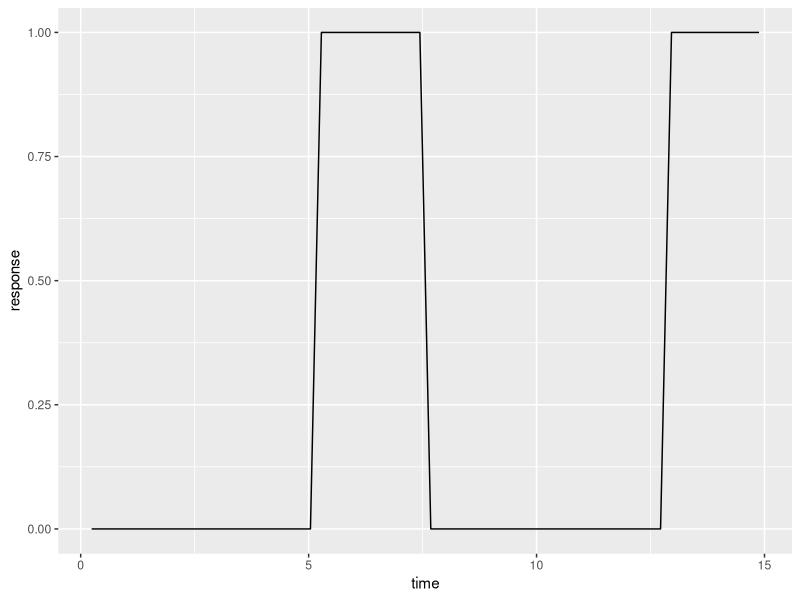
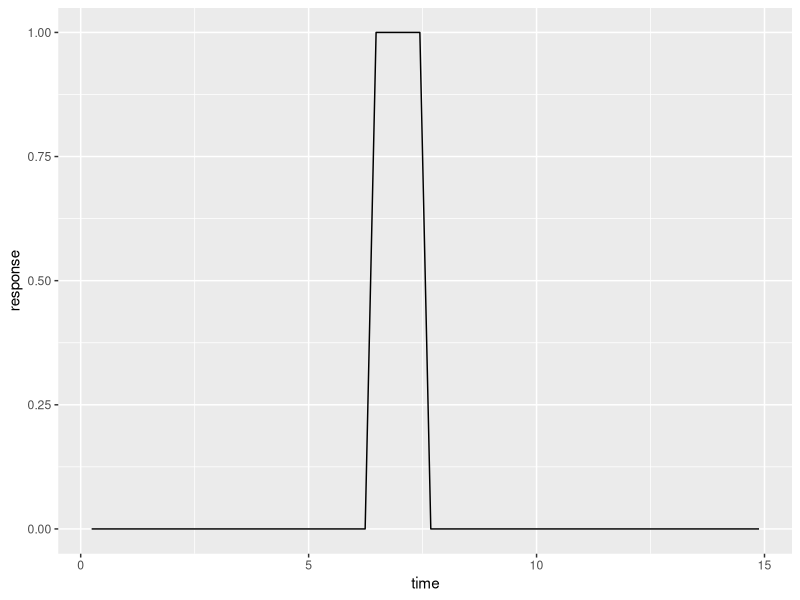
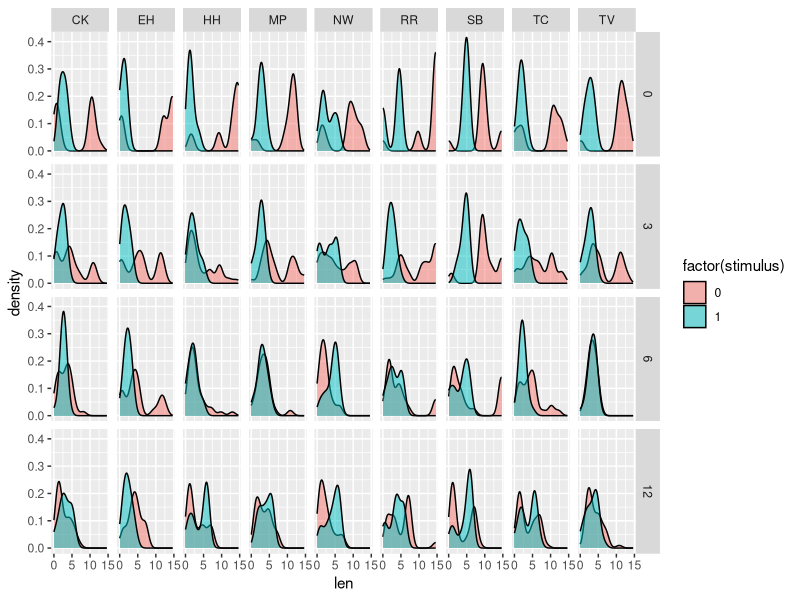
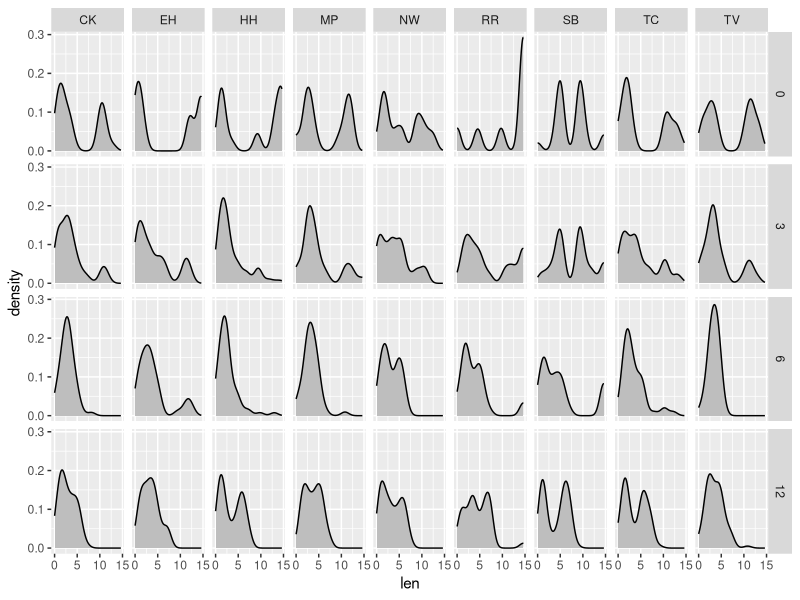
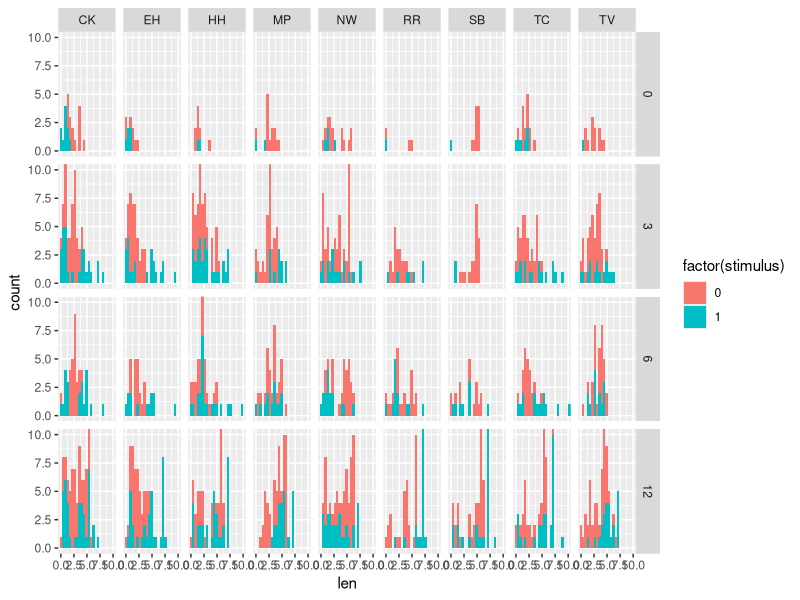
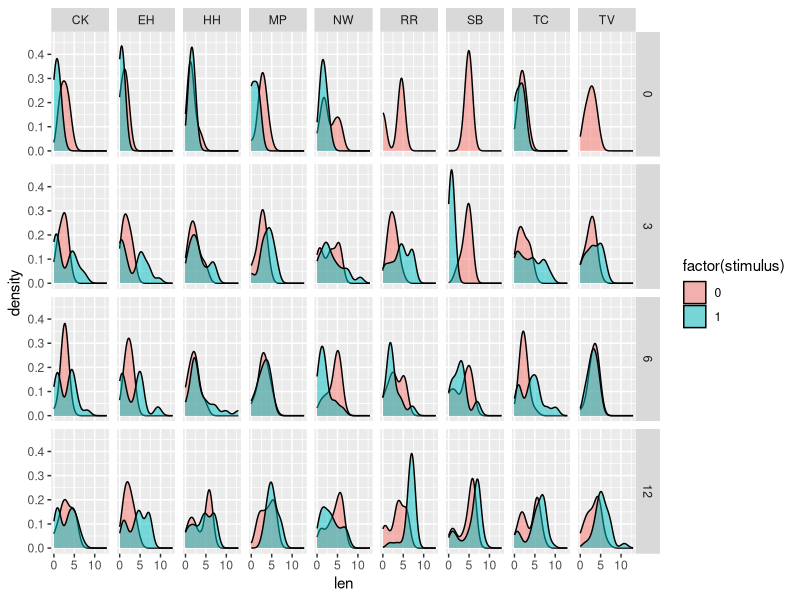
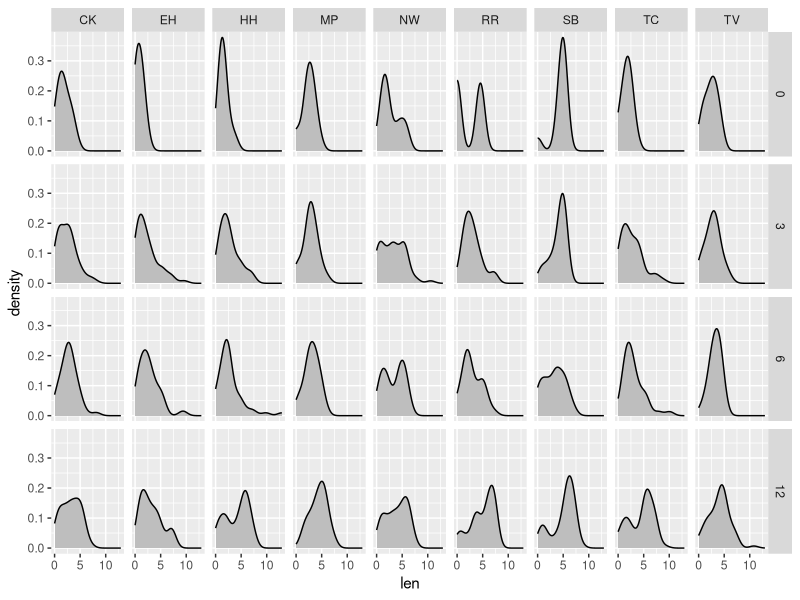
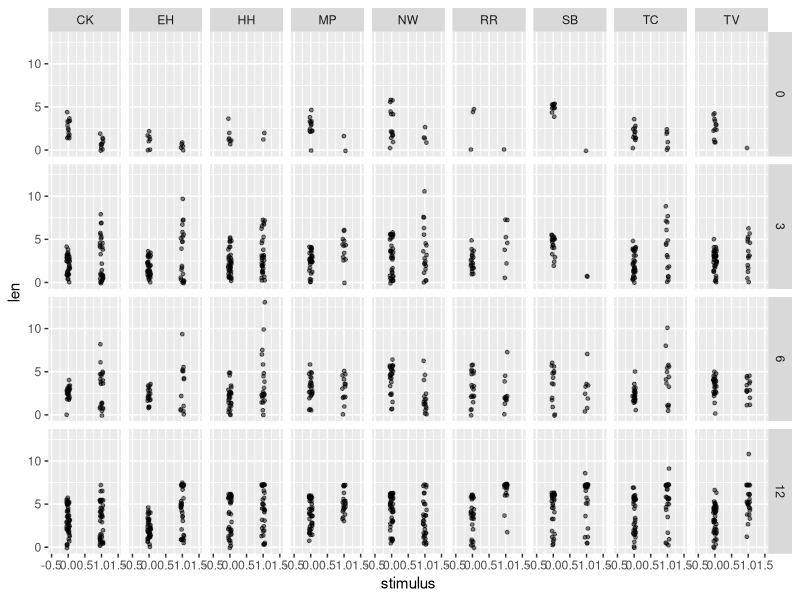

Recreate these plots in R, in order.
library(stringr)
library(dplyr)
library(ggplot2)
library(tidyr)

df = read.csv("exp1A.csv")

df = df %>%
  group_by(sid) %>%
  mutate(trial = cumsum(lag(sample,default=first(sample)) > sample))

# compute percept lens
lens = df %>%
  group_by(sid,trial) %>%
  mutate(percept = cumsum(lag(response,
                              default=first(response)) != response)) %>%
  group_by(sid,trial,percept) %>%
  summarize(context_A = first(context_A),context_B = first(context_B),
            test_A = first(test_A), test_B = first(test_B), st = first(st),
            len = last(time) - first(time),stimulus = first(response))

# plot some of the individual trials to verify the summary
ggplot(filter(df,sid == "EH",trial == 30),aes(x=time,y=response)) +
  geom_line()
filter(lens,sid == "EH",trial == 30)

ggplot(filter(df,sid == "RR",trial == 12),aes(x=time,y=response)) +
  geom_line()
filter(lens,sid == "RR",trial == 12)

# show some statistics across listeners

ggplot(lens,aes(x=len,fill=factor(stimulus))) +
  geom_density(bw=0.25*sd(lens$len),alpha=0.5) + facet_grid(st~sid)

ggplot(lens,aes(x=len)) +
  geom_density(fill="gray",bw=0.25*sd(lens$len)) + facet_grid(st~sid)

nb_lens = lens %>%
  group_by(sid,trial) %>%
  mutate(len = lead(len))

ggplot(nb_lens,aes(x=len,fill=factor(stimulus))) +
  geom_histogram() + facet_grid(st~sid) +
  coord_cartesian(ylim=c(0,10),xlim=c(0,10))

ggplot(nb_lens,aes(x=len,fill=factor(stimulus))) +
  geom_density(bw=0.25*sd(lens$len),alpha=0.5) + facet_grid(st~sid)

ggplot(nb_lens,aes(x=len)) +
  geom_density(fill="gray",bw=0.25*sd(lens$len)) + facet_grid(st~sid)

ggplot(nb_lens,aes(y=len,x=stimulus)) +
  geom_point(position=position_jitter(width=0.05),alpha=0.5,size=1) +
  facet_grid(st~sid) + xlim(-0.5,1.5)

# a few thoughts looking at the histograms (seems to be the most
# informative view)

# - 1. it looks like there is some consistentcy across
#      conditions for each participant (is this some
#      interaction with context?)
# - 2. there are a fair number of

# wait... what? there are a lot of 1-stream responses...
# for ALL conditions... that must be about the bias....???

